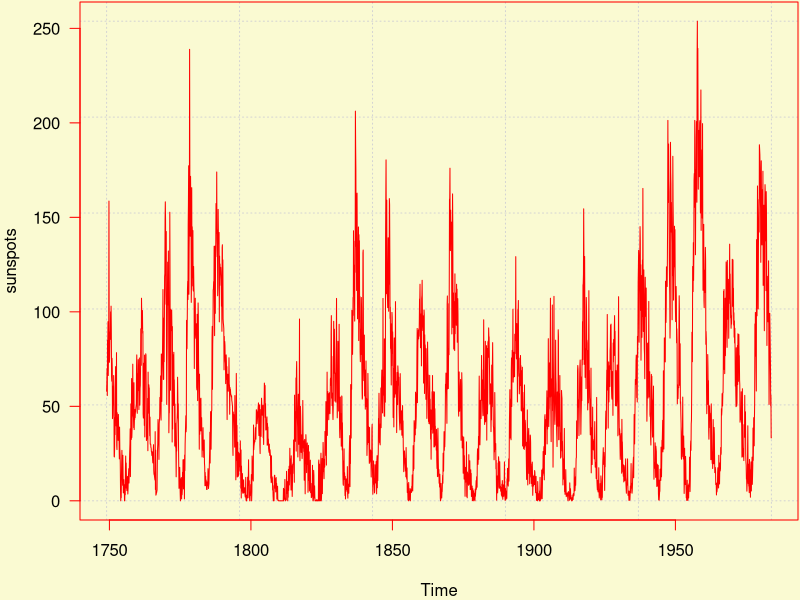

Reproduce this figure in R.
## ---- chunk 1
#| include=FALSE

options(width = 80)
## ---- chunk 2
#| sunspots, echo=FALSE, fig.dim=c(14, 4),
#| fig.cap='Monthly mean relative sunspot numbers from 1749 to 1983.'
par(mar = c(4, 4, .1, .1), bg = 'lightgoldenrodyellow', fg = 'red', las = 1)
plot(sunspots, col = 'red', panel.first = grid())
## ---- chunk 3
#| echo=FALSE

knitr::kable(head(mtcars, 4))
